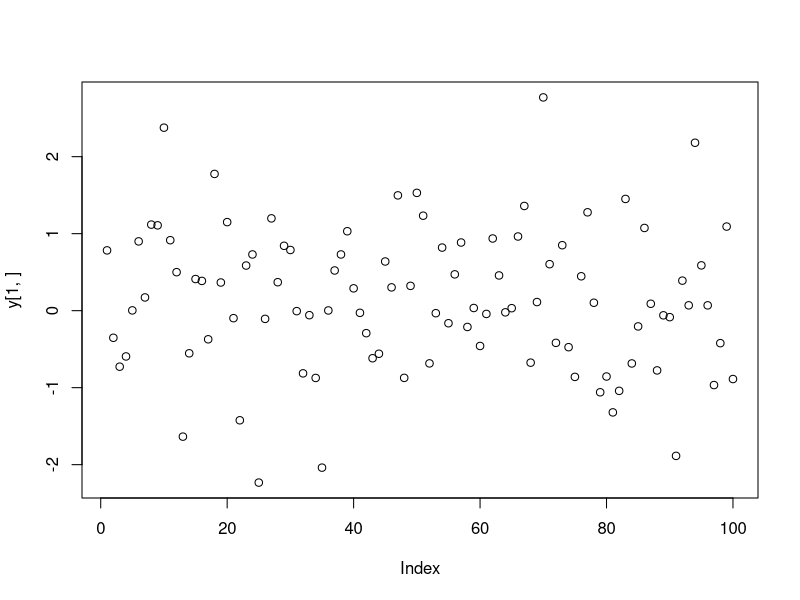
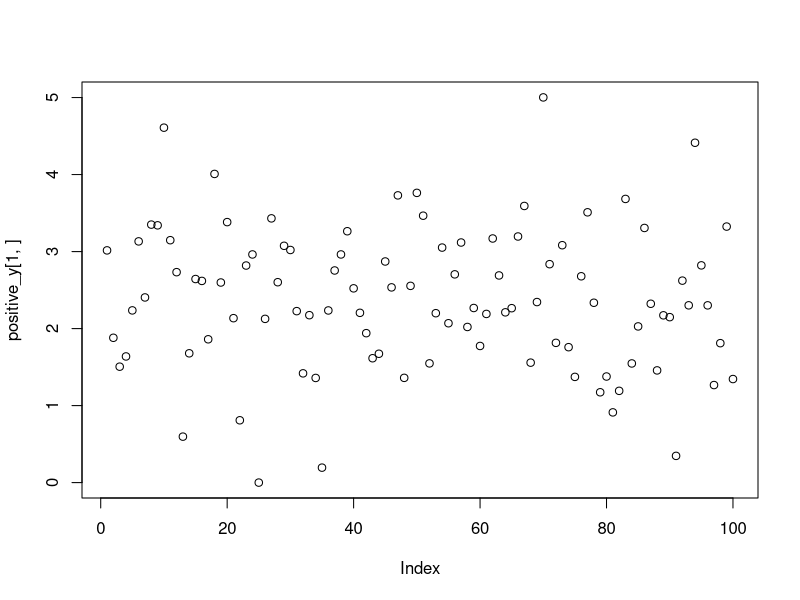
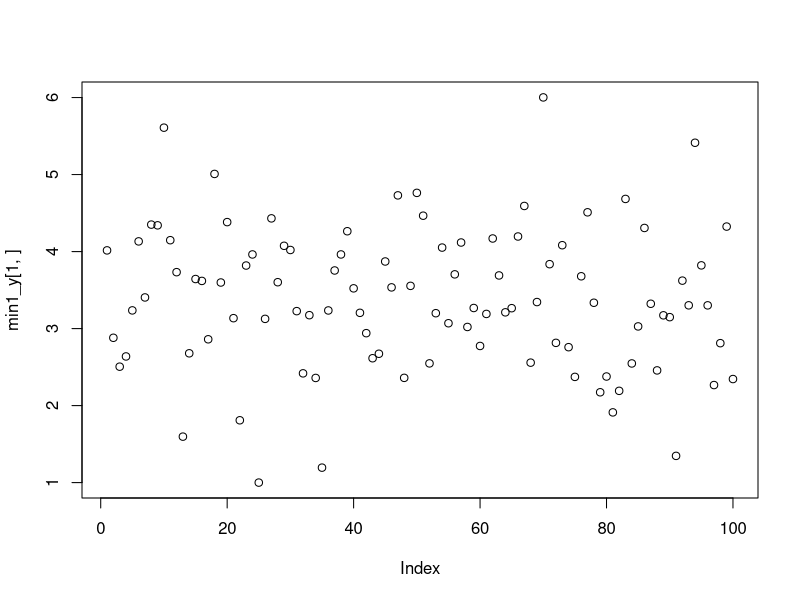
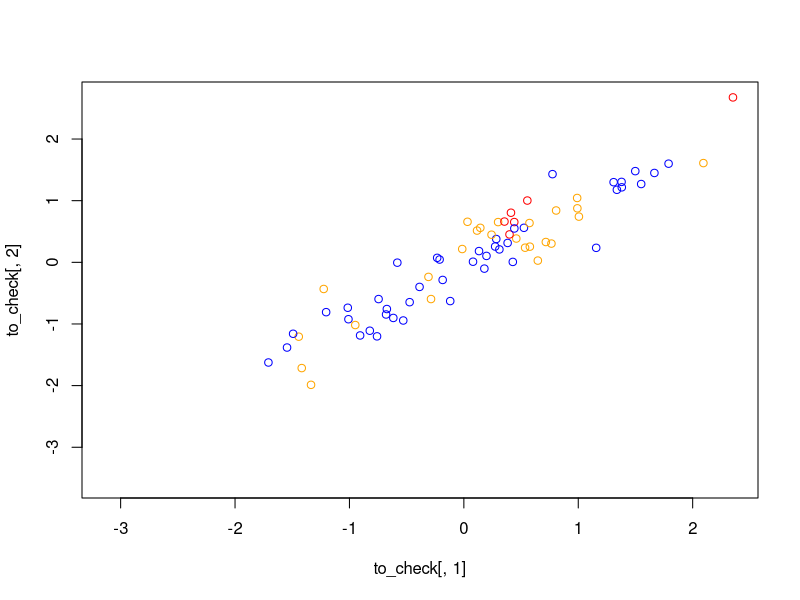

R code for these plots, in order: (Note: a time limit stopped this script after it produced the figures.)
### Log-likelihood for MVN with penalty ###
library(MASS)
library(mvtnorm)
library(Matrix)

## goals: 
# Optimize functions with loops: remove c() >> Done
# Increase the penalty: rho = 0.99 >> Done
# Set white noise variance: sigmasq = 1 
# Change w(t) from deterministic to sampled
# Remove constants from functions, split variables >> Done
# R style guide: make changes ...
# Split functions into different files ... 
# Derive the real gradient function 
# Assess the accuracy of optim with different pars



## conventions: 
# sample size and Time: T << n
n <- 100
Time <- 3 # if 1 -- cannot calculate the sigmasq
rho <- 0.99
sigmasq <- 1

# Sigma: covariance matrix for AR(1)
Sigma <- function(t, rho){ # t:vector size; rho is fixed
    sigma <- matrix(NA, nrow = t, ncol = t)
    for(i in 1:t){
        for(j in 1:t){
            sigma[i,j] <- rho^abs(i-j)
        }
    }
    return(sigma)
}


# cov. matrix for w(t) simulation
# w_sigma <- 1/(0.36)*Sigma(time+1, rho) >> depends on time

# cov. matrix for MVN simulation: n samples
sigma <- Sigma(Time+1, rho = 0.95)

# simulate X
x_values <- mvrnorm(n, rep(0, Time+1), sigma) # vector of length T+1

# a correlation matrix: deterministic function for w(t)
calc_corr <- function(val, t, n) { 
    # Define w(t)=(T-t)/T :straight line with the negative slope: -1/T
    # Calculate covariances between simulated X's using correlation form 
    # on page3, (1) form.
    omega <- matrix(NA, nrow = n, ncol = n)
    time <- 0:t
    for(i in 1:n) {
        for(j in 1:n) {
            omega[i,j] <- exp(-sum(((t-time+1)/(t+1))*(val[i,]-val[j,])^2))
        }
    }
    return(omega)
}

omega <- calc_corr(x_values, Time, n)


# simulate W's
simulate_w <- function(t){
    sigma <- 1/(0.36)*Sigma(t+1, 0.99)
    w <- mvrnorm(1, rep(0, t+1), sigma)
    return(w)
}

w <- simulate_w(Time)

# a correalation matrix: w(t) sampled from AR(1)
calc_corr2 <- function(val, t, n, w){
    
    # Weights are sampled
    omega <- matrix(NA, nrow = n, ncol = n)
    time <- 0:t
    for(i in 1:n) {
        for(j in 1:n) {
            omega[i,j] <- exp(-sum(w*(val[i,]-val[j,])^2))
        }
    }
    return(omega)
    
    
    
}

omega2 <- calc_corr2(x_values, Time, n, w)


# simulate y
y <- rmvnorm(1, mean = rep(0, n), sigma = omega2) 
plot(y[1,]) 
summary(y[1,]) # get the idea



# once we simulate Y's, let's see if they are generated correctly:
# We need positive y_values:
positive_y <- y + abs(min(y))# shift by the minimum value
plot(positive_y[1,])
min1_y <- positive_y + (1-min(positive_y)) # set minimum value of y = 1
plot(min1_y[1,])
# convert to colors:
colors <- colorRampPalette(c("red", "orange", "blue"))(3)[min1_y[1,]]
length(colors) #check if all y have been assigned colors
# add to dataframe:
to_check <- as.data.frame(x_values)
colnames(to_check) <- c("x0","x1")
to_check$colors <- colors

# Plotted are X's (default: n=100) and points are colored by Y:
plot(to_check[,1], to_check[,2], col = to_check$colors)
# close dots should be of the same color



# d: dataset combined: functional input and scale output
d <- cbind(x_values,t(y)) #colnames(d) <- c("t0", "t1", "y")

# w(t)=rho*w(t-1) + z_t, z_t ~ N(0,sigma_square)
# to find sigma_square:
find_sigmasq <- function(rho, t){
    time <- seq(0, t, by = 1)
    v <- (t-time+1)/(t+1)
    n <- length(v)
    z <- numeric(n-1) 
    for(i in 1:(n-1)) {
        z[i] <- v[i+1]-rho*v[i]
    }
    return(var(z))
}

find_sigmasq(0.99, 2)


# need omega -- general w/ w(t) as a vector. 
gcalc_corr <- function(d,w) { #retriev x's from d
    n <- nrow(d)
    time <- ncol(d)-1
    omega <- matrix(NA, nrow = n, ncol = n)
    
    # remove last column: y
    for(i in 1:n){
        for(j in 1:n){
            omega[i,j] <- exp(-sum(w*(d[i,-ncol(d)]-d[j,-ncol(d)])^2))
        }
    }
    return(omega)
}

pars <- seq(1, 1/(Time+1), len = Time+1)
trial <- gcalc_corr(d, pars) 
rankMatrix(trial)



# new log_lkl w/ penalty term to optimize:
loglkl_mvn_penalty <- function(w,d) { # 
    
    time <- ncol(d)-2
    # calculate the covariance matrix for yw
    omega <- gcalc_corr(d,w)
    
    # calculate the convariance matrix for w
    sigma <- 1/(0.36)*Sigma(time+1, 0.99)
    
    # data model: log_likelihood 
    p_yw <- dmvnorm(d[,ncol(d)], mean = rep(0, nrow(d)), sigma = omega, log = TRUE)  
    
    # prior on w: log_likelihood
    p_w <- dmvnorm(w, mean = rep(0, time+1), sigma = sigma , log = TRUE)
    
    # the posterior which will be maximized
    result <- p_yw + p_w 
    
    return(result)
}


# w = (w_0, w_1, ... , w_100)
# set initial values for the parameters
pars <- seq(1, 1/(Time+1), len = Time+1)
pars2 <- seq(1,0.001, len = Time+1) #gives approximately the same results!

# use log_likelihood w/ penalty:
opt <- optim(par = pars, loglkl_mvn_penalty, d = d,
              control = list(fnscale = -1, maxit=4000))
opt$convergence 
opt$par
pars


# compare w/ pars2:
opt2 <- optim(par = pars2, loglkl_mvn_penalty, d = d,
             control = list(fnscale = -1, maxit=4000))
opt2$convergence 
opt2$par
pars2



# add numerical gradient to optim() 
calc_gradient_num <- function(w,d,epsilon=10^-8){
    # calculates the gradient numerically
    n <- length(w)
    gr <- numeric(n) 
    for(i in 1:n) {
        h <- rep(0,n); h[i] <- epsilon
        gr[i] <- (loglkl_mvn_penalty(w+h,d)-
                      loglkl_mvn_penalty(w,d))/epsilon
    }
    return(gr)
}


######## Automation ##########

# constant terms: simuated data
simulate_d <- function(Time, n, w){
    
    sigma <- Sigma(Time+1, rho = 0.95)
    
    # simulate X's
    x_values <- mvrnorm(n, rep(0, Time+1), sigma)
    
    #calculate omega for Y
    omega <- calc_corr2(x_values, Time, n, w)
    
    # simulate
    y <- rmvnorm(1, mean = rep(0, n), sigma = omega)
    
    # combine datasets: functional input and scale output
    d <- cbind(x_values,t(y))
    
    return(d)
    
}

w <- simulate_w(10) # time 
d <- simulate_d(10, 100, w) # time, n


# constant term: pars
pars <- seq(1, 1/(10+1), len = 10+1) # for input


estimate_w <- function(opt_f, grad, pars, d) { 
    
    # returns optim() output with tru parameter values
    opt <- optim(par = pars, opt_f, d = d, control = list(fnscale = -1,
                                                     maxit=10000),
                 gr = grad) # added gradient function
    
    print(pars)
    print(w)
    return(opt)
}

estimate_w(loglkl_mvn_penalty, calc_gradient_num, pars, d)
estimate_w(loglkl_mvn_penalty, calc_gradient_num, w, d)
